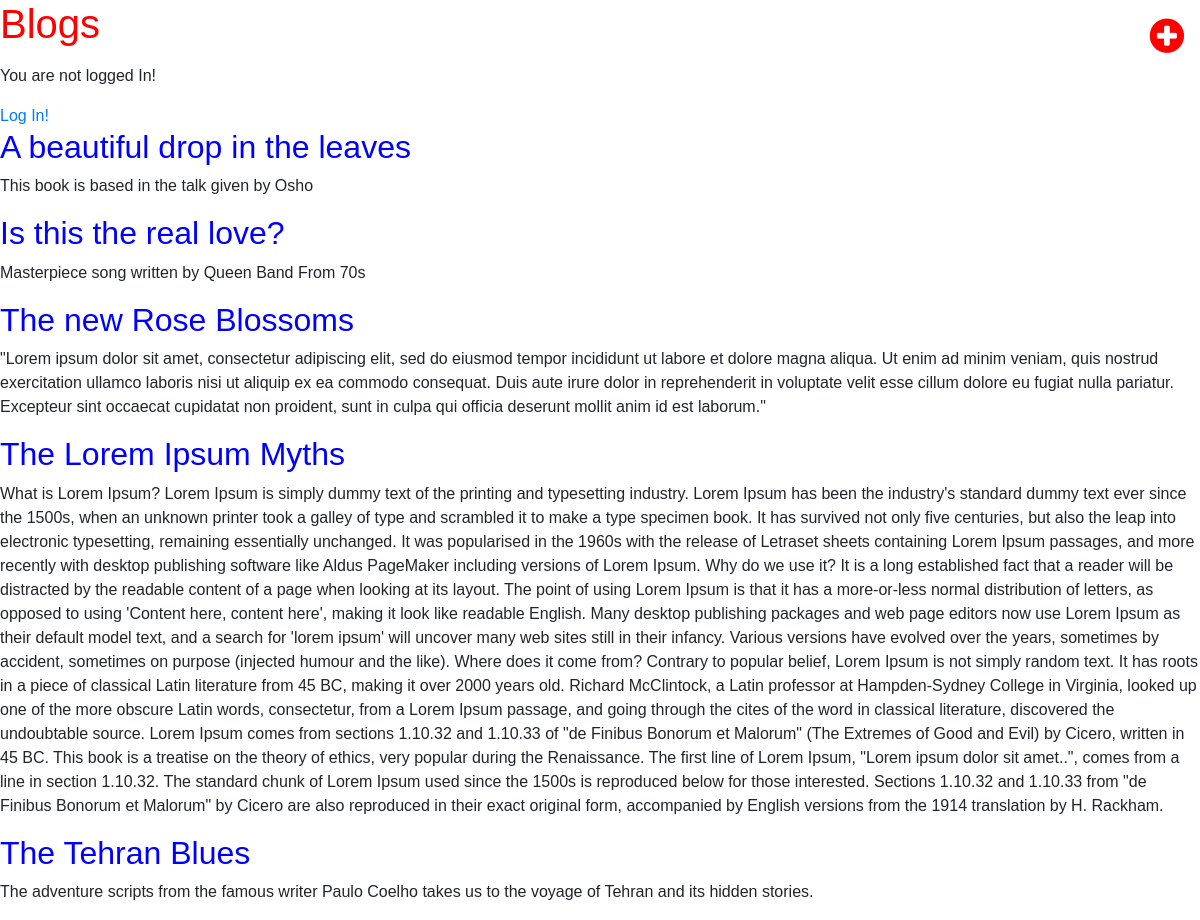
The page / on the database its author committed.
### blog/models.py (models this page shows, shortened)
class Post(models.Model):
    title = models.CharField(max_length=200)
    author = models.ForeignKey(
        'auth.User',
        on_delete=models.CASCADE,
    )
    body = models.TextField()

### blog/views.py (the view)
# urls.py: path('',BlogListView.as_view(),name='home'),
class BlogListView(ListView):
    model = Post
    template_name = 'home.html'

### templates/home.html
{% extends './base.html' %}
{% block content %}
{% for post in object_list%}
<div class="post-entry">
		<h2><a href="{%url 'post_detail' post.pk%}">{{post.title}}</a></h2>
		<p>{{post.body}}</p>
</div>
{% endfor %}
{% endblock content %}

### static/css/base.css (style rules this page uses)
body { font-family: 'Source Sans Pro', sans-serif; font-size: px; }
.post-entry { margin-bottom: rem; }
.post-entry h2 { margin: . rem ; }
.post-entry h2 a, .post-entry h2 a:visited { color: blue; text-decoration: none; }
.post-entry p { margin: ; font-weight: ; }

### rows shown on the page
Post: title "A beautiful drop in the leaves", body "This book is based in the talk given by Osho"
Post: title "Is this the real love?", body "Masterpiece song written by Queen Band From 70s"
Post: title "The new Rose Blossoms", body "\"Lorem ipsum dolor sit amet, consectetur adipiscing elit, sed do eiusmod tempor incididunt ut labore et dolore magna aliqua. Ut enim ad minim veniam, quis nostrud exercitation ullamco laboris nisi ut aliquip ex ea commodo consequat. Duis aute irure dolor in reprehenderit in voluptate velit esse cillum dolore eu fugiat nulla pariatur. Excepteur sint occaecat cupidatat non proident, sunt in culpa qui officia deserunt mollit anim id est laborum.\""
Post: title "The Lorem Ipsum Myths", body "What is Lorem Ipsum? Lorem Ipsum is simply dummy text of the printing and typesetting industry. Lorem Ipsum has been the industry's standard dummy text ever since the 1500s, when an unknown printer took a galley of type and scrambled it to make a type specimen book. It has survived not only five centuries, but also the leap into electronic typesetting, remaining essentially unchanged. It was popularised in the 1960s with the release of Letraset sheets containing Lorem Ipsum passages, and more recently with desktop publishing software like Aldus PageMaker including versions of Lorem Ipsum. Why do we use it? It is a long established fact that a reader will be distracted by the readable…"
Post: title "The Tehran Blues", body "The adventure scripts from the famous writer Paulo Coelho takes us to the voyage of Tehran and its hidden stories."
